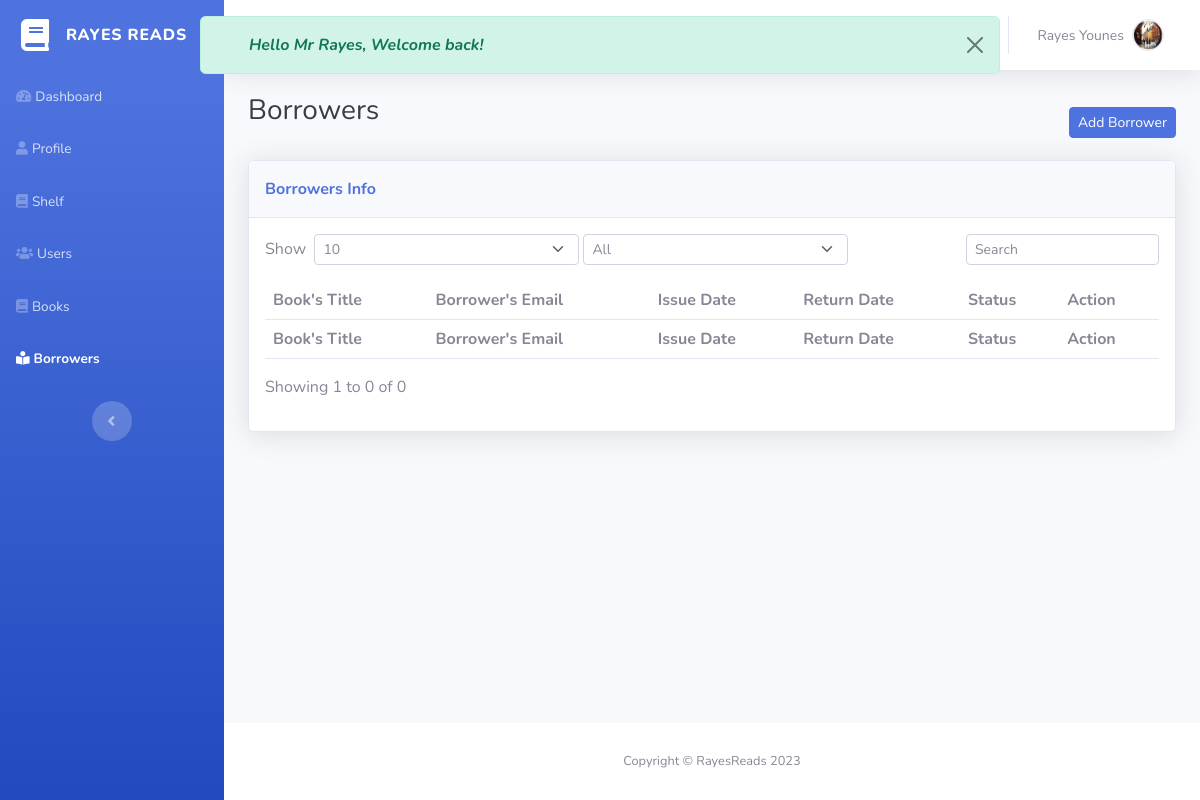
Page /Borrowers.php (signed in) on the earlier database version.
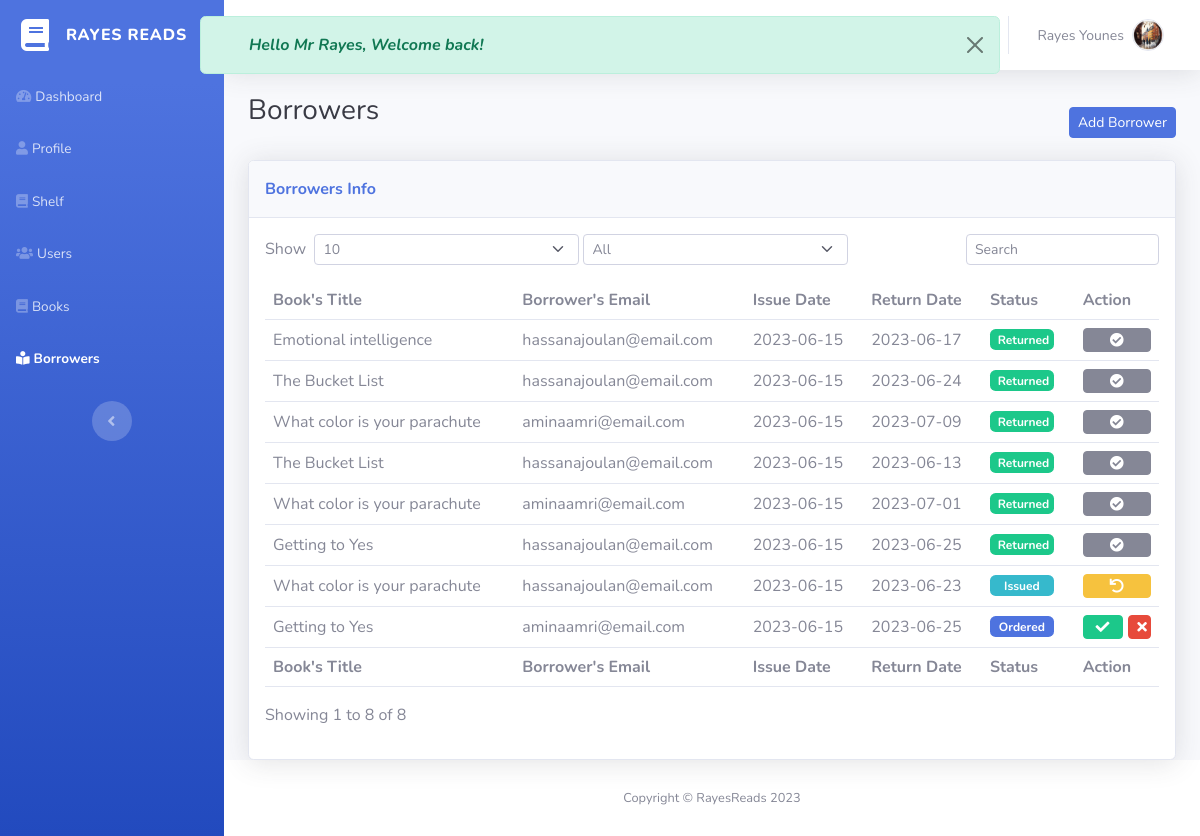
Same page on the later database version.
### tables this page shows
CREATE TABLE `borrowers` (
  `ID_Borrower` int(11) NOT NULL,
  `ID_User` int(11) NOT NULL,
  `ID_Book` int(11) NOT NULL,
  `Issue_Date` date NOT NULL,
  `Return_Date` date NOT NULL,
  `Status` enum('Issued','Returned','Not Returned','Ordered') NOT NULL
);

CREATE TABLE `books` (
  `ID_Book` int(11) NOT NULL,
  `Title` varchar(255) NOT NULL,
  `Author` varchar(255) NOT NULL,
  `ISBN` varchar(255) NOT NULL,
  `Quantity` int(11) NOT NULL,
  `Picture` varchar(255) NOT NULL
);

CREATE TABLE `users` (
  `ID_User` int(11) NOT NULL,
  `Cin` varchar(255) NOT NULL,
  `First_Name` varchar(255) NOT NULL,
  `Last_Name` varchar(255) NOT NULL,
  `Email` varchar(255) NOT NULL,
  `Phone_Number` varchar(255) NOT NULL,
  `Pass_key` varchar(255) NOT NULL,
  `Is_Admin` tinyint(1) NOT NULL,
  `Avatar` varchar(255) NOT NULL
);

### Borrowers.php (the view, shortened to what the changed rows need)
<head>
    <link rel="stylesheet" href="assets/bootstrap/css/bootstrap.min.css">
    <link rel="stylesheet" href="assets/fonts/fontawesome-all.min.css">
    <link rel="stylesheet" href="assets/css/borrowers.css">
    <link rel="stylesheet" href="assets/css/Nunito.css">
    <link rel="stylesheet" href="assets/css/style.css">
</head>
<body id="page-top">
    <div id="wrapper">
        <div class="d-flex flex-column" id="content-wrapper">
            <div id="content">
                <div class="container-fluid">
                    <div class="card shadow">
                        <div class="card-body">
                            <div class="table-responsive table mt-2" id="dataTable" role="grid"
                                aria-describedby="dataTable_info">
                                <table class="table table-hover my-0" id="dataTable">
                                    <thead>
                                        <tr>
                                            <th>Book's Title</th>
                                            <th>Borrower's Email</th>
                                            <th>Issue Date</th>
                                            <th>Return Date</th>
                                            <th>Status</th>
                                            <th colspan="2">Action</th>
                                        </tr>
                                    </thead>
                                    <tbody>
                                        <?php
                                        $mysqli = require("db.php");
                                        $sql = "SELECT borrowers.ID_Borrower, users.Last_Name, users.First_Name, users.Email, books.Title, borrowers.Issue_Date, borrowers.Return_Date, borrowers.Status
                                        FROM borrowers
                                        INNER JOIN books ON borrowers.ID_Book = books.ID_Book
                                        INNER JOIN users ON borrowers.ID_User = users.ID_User";
                                        $result = $mysqli->query($sql);
                                        while ($borrower = $result->fetch_assoc()) {
                                            $borrowerId = $borrower['ID_Borrower'];
                                            $status = $borrower['Status'];
                                            ?>
                                            <tr data-status="<?php echo $status; ?>">
                                                <td class="align-middle">
                                                    <?php echo $borrower['Title']; ?>
                                                </td>
                                                <td class="align-middle">
                                                    <?php echo $borrower['Email']; ?>
                                                </td>
                                                <td class="align-middle">
                                                    <?php echo $borrower['Issue_Date']; ?>
                                                </td>
                                                <td class="align-middle">
                                                    <?php echo $borrower['Return_Date']; ?>
                                                </td>
                                                <td class="align-middle">
                                                    <?php if ($status == 'Ordered') { ?>
                                                        <span class="badge badge-pill bg-primary col-10">
                                                            <?php echo $status; ?>
                                                        </span>
                                                    <?php } elseif ($status == 'Issued') { ?>
                                                        <span class="badge badge-pill bg-info col-10">
                                                            <?php echo $status; ?>
                                                        </span>
                                                    <?php } elseif ($status == 'Returned') { ?>
                                                        <span class="badge badge-pill bg-success col-10">
                                                            <?php echo $status; ?>
                                                        </span>
                                                    <?php } elseif ($status == 'Not Returned') { ?>
                                                        <span class="badge badge-pill bg-danger col-10">
                                                            <?php echo $status; ?>
                                                        </span>
                                                    <?php } ?>
                                                </td>
                                                <td class="align-middle">
                                                    <?php if ($status == 'Ordered') { ?>
                                                        <span class="d-flex justify-content-between">
                                                            <a href="update-status.php?id=<?php echo $borrowerId; ?>&Status=Issued"
                                                                class="btn btn-success btn-sm text-white col-7"
                                                                title="Accept"><i class="fas fa-check"></i></a>
                                                            <a href="delete-borrower.php?id=<?php echo $borrowerId; ?>"
                                                                class="btn btn-danger btn-sm col-4" title="Reject"><i
                                                                    class="fas fa-times"></i></a>
                                                        </span>
                                                    <?php } elseif ($status == 'Issued') { ?>
                                                        <a href="update-status.php?id=<?php echo $borrowerId; ?>&Status=Returned"
                                                            class="btn btn-warning btn-sm text-white col-12" title="Return"><i
                                                                class="fas fa-undo"></i></a>
                                                    <?php } elseif ($status == 'Returned') { ?>
                                                        <span class="d-flex justify-content-between">
                                                            <a class="btn btn-secondary btn-sm text-white col-12"
                                                                title="Returned" disabled><i
                                                                    class="fas fa-check-circle"></i></a>
                                                        </span>
                                                    <?php } ?>
                                                </td>
                                            </tr>
                                        <?php }
                                        ?>
                                    </tbody>
                                </table>
                            </div>
                            <div class="row">
                                <div class="col-md-6 align-self-center">
                                    <p id="dataTable_info" class="dataTables_info" role="status" aria-live="polite">
                                        <?php
                                        $mysqli = require("db.php");
                                        $sql = "SELECT COUNT(*) AS total FROM borrowers";
                                        $result = $mysqli->query($sql);
                                        $row = $result->fetch_assoc();
                                        $totalborrowers = $row['total'];
                                        echo "Showing 1 to " . $totalborrowers . " of " . $totalborrowers;
                                        ?>
                                    </p>
                                </div>
                            </div>
                        </div>
                    </div>
                </div>
            </div>
        </div><a class="text-center border rounded scroll-to-top" href="#page-top"><i class="fas fa-angle-up"></i></a>
    </div>
</body>

Differences in the rows shown:
added borrowers: ID_Book.Title "Emotional intelligence", ID_User.Email "hassanajoulan@email.com", Issue_Date "2023-06-15", Return_Date "2023-06-17", Status "Returned"
added borrowers: ID_Book.Title "The Bucket List", ID_User.Email "hassanajoulan@email.com", Issue_Date "2023-06-15", Return_Date "2023-06-24", Status "Returned"
added borrowers: ID_Book.Title "What color is your parachute", ID_User.Email "aminaamri@email.com", Issue_Date "2023-06-15", Return_Date "2023-07-09", Status "Returned"
added borrowers: ID_Book.Title "The Bucket List", ID_User.Email "hassanajoulan@email.com", Issue_Date "2023-06-15", Return_Date "2023-06-13", Status "Returned"
added borrowers: ID_Book.Title "What color is your parachute", ID_User.Email "aminaamri@email.com", Issue_Date "2023-06-15", Return_Date "2023-07-01", Status "Returned"
added borrowers: ID_Book.Title "Getting to Yes", ID_User.Email "hassanajoulan@email.com", Issue_Date "2023-06-15", Return_Date "2023-06-25", Status "Returned"
added borrowers: ID_Book.Title "What color is your parachute", ID_User.Email "hassanajoulan@email.com", Issue_Date "2023-06-15", Return_Date "2023-06-23", Status "Issued"
added borrowers: ID_Book.Title "Getting to Yes", ID_User.Email "aminaamri@email.com", Issue_Date "2023-06-15", Return_Date "2023-06-25", Status "Ordered"
Other differences:
$totalborrowers: "0" → "8"
